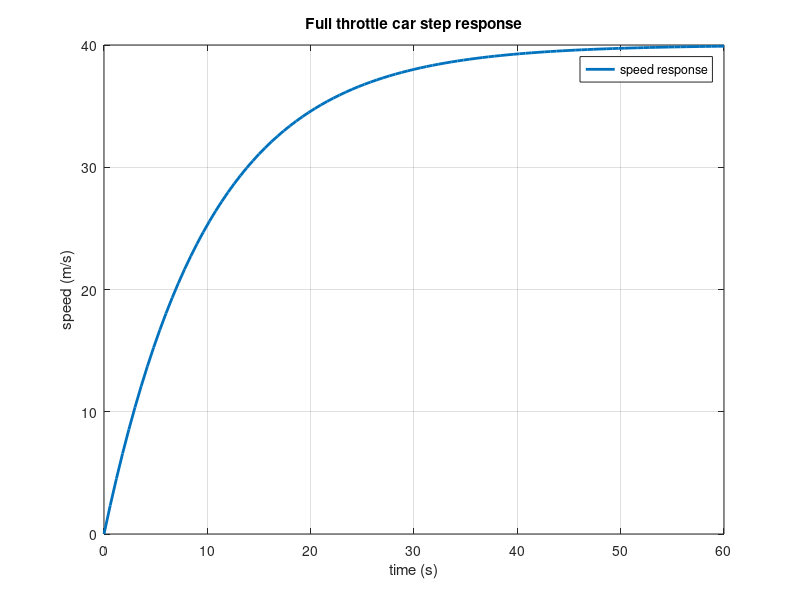
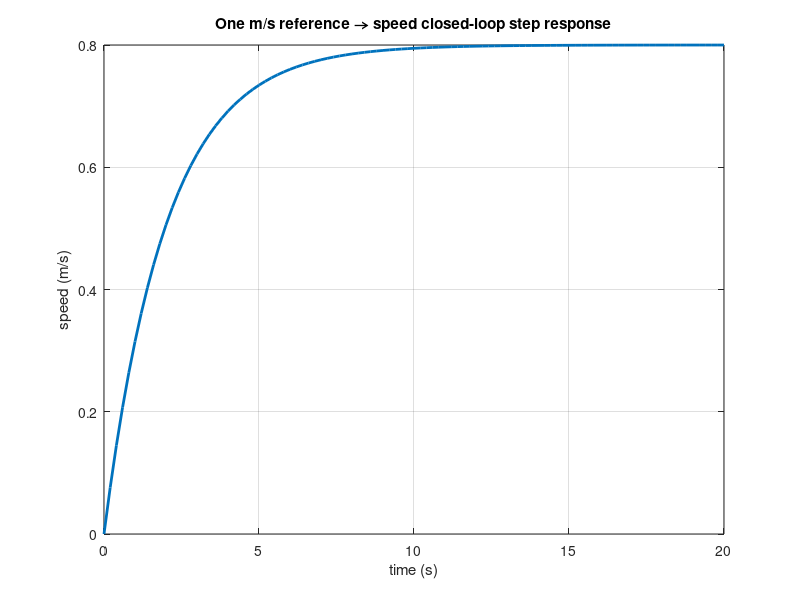
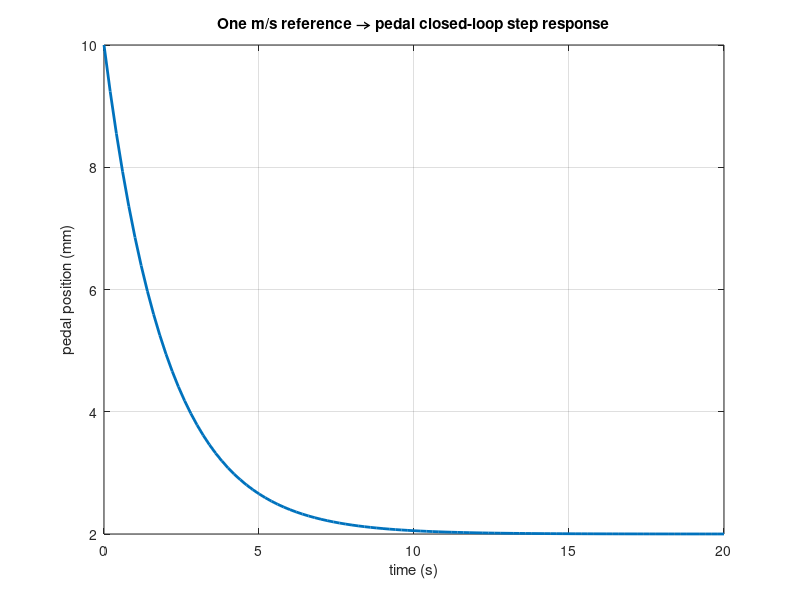
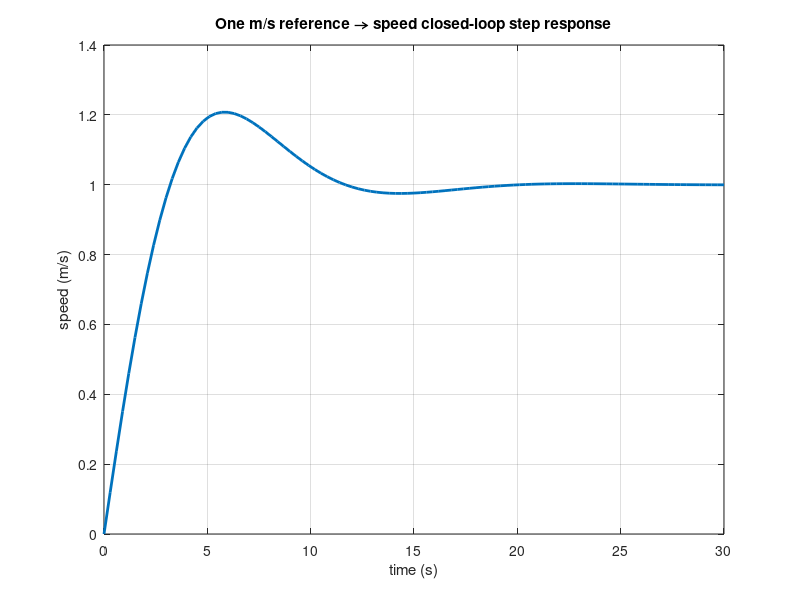

These figures' MATLAB source, in order:
%%%%%%%%%%%%%%%%%%%%%%%%%%%%%%%%%%%%%%%%%%%%%%%%%%%%%%%%%%%%%%%%%%%%%%%%%%%
%%%%%%%%%%%%%%%%%% MAE143B Spring 2025, Problem Session 1 %%%%%%%%%%%%%%%%%
%%%%%%%%%%%%%%%%%%%%%%%%%%%%%%%%%%%%%%%%%%%%%%%%%%%%%%%%%%%%%%%%%%%%%%%%%%%
clear; clc; close all;

%% Part a) Plotting the Step Response
car = tf(0.04, [1 .1])
[y,t] = step(car);

figure
plot(t,y*100,'LineWidth',2)
title('Full throttle car step response')
xlabel('time (s)')
ylabel('speed (m/s)')
legend('speed response')
grid on

%% Part b) P-control
Kp=10; pcontrol = tf(Kp,1)
pcloop = feedback(pcontrol*car,1)
uloop = feedback(pcontrol, car)

figure
[y,t] = step(pcloop);
plot(t,y,'LineWidth',2)
title('One m/s reference → speed closed-loop step response')
xlabel('time (s)')
ylabel('speed (m/s)')
grid on

figure
[y,t] = step(uloop);
plot(t,y,'LineWidth',2)
title('One m/s reference → pedal closed-loop step response')
xlabel('time (s)')
ylabel('pedal position (mm)')
grid on

% To get the plots on the GitHub README, try 
% adding a loop over various values for Kp

%% Part c) PI-control
Kp=10; Ki=5; picontrol = tf([Kp Ki],[1 0])
picloop = feedback(picontrol*car,1)
cpiloop = feedback(picontrol, car)
isstable(picloop)

figure
[y,t] = step(picloop);
plot(t,y,'LineWidth',2)
title('One m/s reference → speed closed-loop step response')
xlabel('time (s)')
ylabel('speed (m/s)')
grid on

figure
[y,t] = step(cpiloop);
plot(t,y,'LineWidth',2)
title('One m/s reference → pedal closed-loop step response')
xlabel('time (s)')
ylabel('pedal position (mm)')
grid on

% To get the plots on the GitHub README, try 
% adding a loop over various values for Ki
